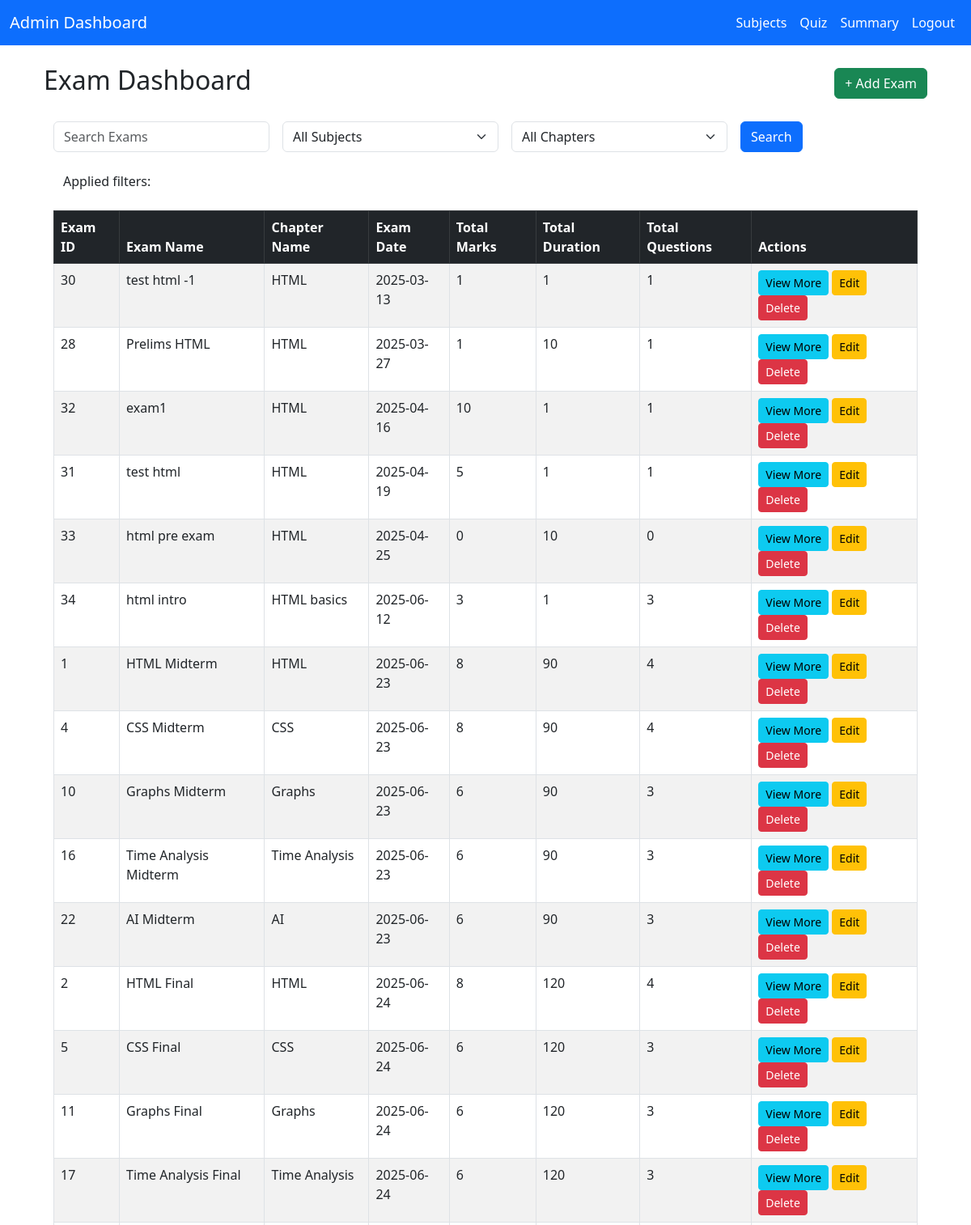
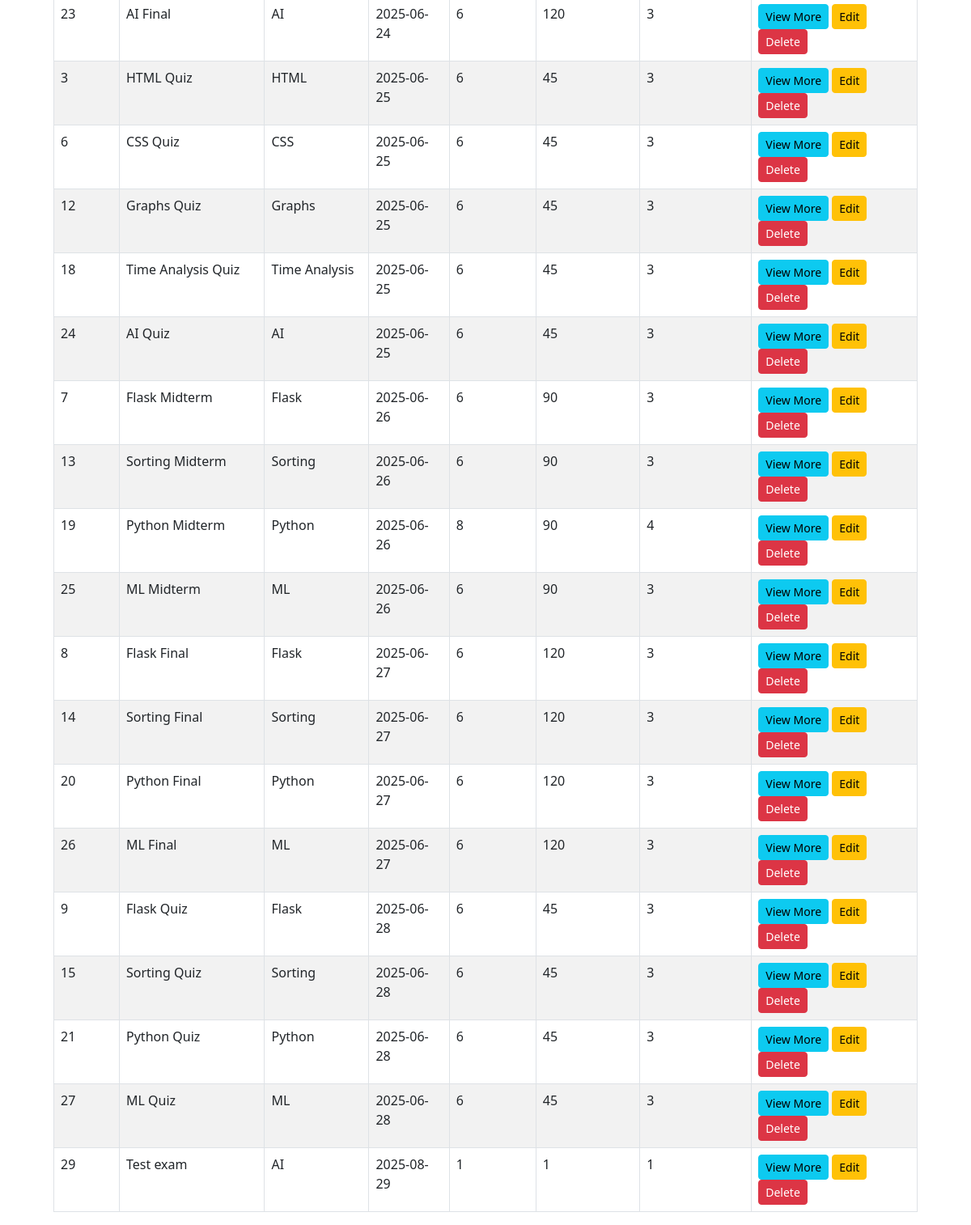
Screenshot of /admin/exam/dashboard with the database file from the repository (2 pictures, top to bottom).
### app/models.py (models this page shows)
class Exam(db.Model):
    ExamID = db.Column(db.Integer, primary_key=True, autoincrement=True)
    ExamName = db.Column(db.String(100), nullable=False)
    TotalMarks = db.Column(db.Integer, nullable=False)
    TotalQuestions = db.Column(db.Integer, nullable=False)
    TotalDuration = db.Column(db.Integer, nullable=False)
    ExamDate = db.Column(db.DateTime, nullable=False)
    ChapterID = db.Column(db.Integer, db.ForeignKey('chapter.ChapterID', ondelete="CASCADE"), nullable=False)
    questions = db.relationship('Question', backref='exam', lazy=True, cascade="all, delete-orphan")
    attempts = db.relationship('Attempt', backref='exam', lazy=True, cascade="all, delete-orphan")
    chapter = db.relationship('Chapter', backref='exams', lazy=True)

class Chapter(db.Model):
    ChapterID = db.Column(db.Integer, primary_key=True, autoincrement=True)
    SubjectID = db.Column(db.Integer, db.ForeignKey('subject.SubjectID', ondelete="CASCADE"), nullable=False)
    ChapterName = db.Column(db.String(100), nullable=False)
    Description = db.Column(db.String(255), nullable=True, default="Null")

### app/admin/routes.py (the view)
@admin_bp.route('exam/dashboard', methods=['GET','POST'])
def exam_dashboard():
    search_query = request.form.get('search_query', '').strip()
    selected_subject = request.form.get('subject')
    selected_chapter = request.form.get('chapter')
    filters = []
    filtered_chapter = ""
    filtered_subject = ""
    if Subject.query.get(selected_subject):
        filtered_subject = str(Subject.query.get(selected_subject).SubjectName)
    if Chapter.query.get(selected_chapter):
        filtered_chapter = str(Chapter.query.get(selected_chapter).ChapterName)
    filters = [str(search_query),filtered_subject,filtered_chapter]
    print(filters)
    subjects = Subject.query.all()
    chapters = Chapter.query.all()
    query = Exam.query
    if search_query:
        query = query.filter(Exam.ExamName.ilike(f"%{search_query}%"))
    if selected_subject and selected_subject != "All":
        chapter_ids = [chap.ChapterID for chap in Chapter.query.filter_by(SubjectID=selected_subject).all()]
        query = query.filter(Exam.ChapterID.in_(chapter_ids))
    if selected_chapter and selected_chapter != "All":
        query = query.filter(Exam.ChapterID == selected_chapter)
    exams = query.order_by(Exam.ExamDate.asc()).all()
    return render_template('admin/exam_dashboard.html', exams=exams, subjects=subjects, chapters=chapters , filters = filters)

### app/templates/admin/exam_dashboard.html (shortened to what this page needs)
{% extends "base.html" %}
{% block navbar %}
  {% include "admin/navbar.html" %}
{% endblock %}
{% block content %}
<div class="container mt-4">
  <div class="d-flex justify-content-between align-items-center mb-3">
    <h2>Exam Dashboard</h2>
    <a href="{{ url_for('admin.exam_add',confirmed = False) }}" class="btn btn-success">+ Add Exam</a>
  </div>
  <div class="container mt-4">
    <form method="POST" class="d-flex flex-wrap gap-3 align-items-center">
      <input type="text" name="search_query" class="form-control w-25" placeholder="Search Exams">
      <select name="subject" class="form-select w-25">
        <option value="All">All Subjects</option>
      </select>
      <select name="chapter" class="form-select w-25">
        <option value="All">All Chapters</option>
      </select>
      <button type="submit" class="btn btn-primary">Search</button>
    </form>
    <div class="container mt-4">
        Applied filters:
    </div>
  </div>
  <div class="container mt-4">
    <div class="table-responsive">
      <table class="table table-striped table-bordered">
        <thead class="table-dark">
          <tr>
            <th>Exam ID</th>
            <th>Exam Name</th>
            <th>Chapter Name</th>
            <th>Exam Date</th>
            <th>Total Marks</th>
            <th>Total Duration</th>
            <th>Total Questions</th>
            <th>Actions</th>
          </tr>
        </thead>
        <tbody>
          {% for exam in exams %}
          <tr>
            <td>{{ exam.ExamID }}</td>
            <td>{{ exam.ExamName }}</td>
            <td>{{ exam.chapter.ChapterName }}</td>
            <td>
                {{ exam.ExamDate.strftime("%Y-%m-%d") }}
            </td>
            <td>{{ exam.TotalMarks }}</td>
            <td>{{ exam.TotalDuration }}</td>
            <td>{{ exam.TotalQuestions }}</td>
            <td>
              <a href="{{url_for('admin.exam_view', exam_id = exam.ExamID)}}" class="btn btn-info btn-sm">View More</a>
              <a href="{{url_for('admin.exam_edit', exam_id = exam.ExamID)}}" class="btn btn-warning btn-sm">Edit</a>
              <form action="{{url_for('admin.exam_delete', exam_id = exam.ExamID)}}" method="POST" style="display:inline;">
                <button type="submit" class="btn btn-danger btn-sm"
                        onclick="return confirm('Are you sure you want to delete this chapter?');">
                  Delete
                </button>
              </form>
            </td>
          </tr>
          {% endfor %}
        </tbody>
      </table>
    </div>
  </div>
  </div>
{% endblock %}

### rows the page displays
Exam: ExamID "30", ExamName "test html -1", chapter.ChapterName "HTML", ExamDate "2025-03-13", TotalMarks "1", TotalDuration "1", TotalQuestions "1"
Exam: ExamID "28", ExamName "Prelims HTML", chapter.ChapterName "HTML", ExamDate "2025-03-27", TotalMarks "1", TotalDuration "10", TotalQuestions "1"
Exam: ExamID "32", ExamName "exam1", chapter.ChapterName "HTML", ExamDate "2025-04-16", TotalMarks "10", TotalDuration "1", TotalQuestions "1"
Exam: ExamID "31", ExamName "test html", chapter.ChapterName "HTML", ExamDate "2025-04-19", TotalMarks "5", TotalDuration "1", TotalQuestions "1"
Exam: ExamID "33", ExamName "html pre exam", chapter.ChapterName "HTML", ExamDate "2025-04-25", TotalMarks "0", TotalDuration "10", TotalQuestions "0"
Exam: ExamID "34", ExamName "html intro", chapter.ChapterName "HTML basics", ExamDate "2025-06-12", TotalMarks "3", TotalDuration "1", TotalQuestions "3"
Exam: ExamID "1", ExamName "HTML Midterm", chapter.ChapterName "HTML", ExamDate "2025-06-23", TotalMarks "8", TotalDuration "90", TotalQuestions "4"
Exam: ExamID "4", ExamName "CSS Midterm", chapter.ChapterName "CSS", ExamDate "2025-06-23", TotalMarks "8", TotalDuration "90", TotalQuestions "4"
Exam: ExamID "10", ExamName "Graphs Midterm", chapter.ChapterName "Graphs", ExamDate "2025-06-23", TotalMarks "6", TotalDuration "90", TotalQuestions "3"
Exam: ExamID "16", ExamName "Time Analysis Midterm", chapter.ChapterName "Time Analysis", ExamDate "2025-06-23", TotalMarks "6", TotalDuration "90", TotalQuestions "3"
Exam: ExamID "22", ExamName "AI Midterm", chapter.ChapterName "AI", ExamDate "2025-06-23", TotalMarks "6", TotalDuration "90", TotalQuestions "3"
Exam: ExamID "2", ExamName "HTML Final", chapter.ChapterName "HTML", ExamDate "2025-06-24", TotalMarks "8", TotalDuration "120", TotalQuestions "4"
Exam: ExamID "5", ExamName "CSS Final", chapter.ChapterName "CSS", ExamDate "2025-06-24", TotalMarks "6", TotalDuration "120", TotalQuestions "3"
Exam: ExamID "11", ExamName "Graphs Final", chapter.ChapterName "Graphs", ExamDate "2025-06-24", TotalMarks "6", TotalDuration "120", TotalQuestions "3"
Exam: ExamID "17", ExamName "Time Analysis Final", chapter.ChapterName "Time Analysis", ExamDate "2025-06-24", TotalMarks "6", TotalDuration "120", TotalQuestions "3"
Exam: ExamID "23", ExamName "AI Final", chapter.ChapterName "AI", ExamDate "2025-06-24", TotalMarks "6", TotalDuration "120", TotalQuestions "3"
Exam: ExamID "3", ExamName "HTML Quiz", chapter.ChapterName "HTML", ExamDate "2025-06-25", TotalMarks "6", TotalDuration "45", TotalQuestions "3"
Exam: ExamID "6", ExamName "CSS Quiz", chapter.ChapterName "CSS", ExamDate "2025-06-25", TotalMarks "6", TotalDuration "45", TotalQuestions "3"
Exam: ExamID "12", ExamName "Graphs Quiz", chapter.ChapterName "Graphs", ExamDate "2025-06-25", TotalMarks "6", TotalDuration "45", TotalQuestions "3"
Exam: ExamID "18", ExamName "Time Analysis Quiz", chapter.ChapterName "Time Analysis", ExamDate "2025-06-25", TotalMarks "6", TotalDuration "45", TotalQuestions "3"
Exam: ExamID "24", ExamName "AI Quiz", chapter.ChapterName "AI", ExamDate "2025-06-25", TotalMarks "6", TotalDuration "45", TotalQuestions "3"
Exam: ExamID "7", ExamName "Flask Midterm", chapter.ChapterName "Flask", ExamDate "2025-06-26", TotalMarks "6", TotalDuration "90", TotalQuestions "3"
Exam: ExamID "13", ExamName "Sorting Midterm", chapter.ChapterName "Sorting", ExamDate "2025-06-26", TotalMarks "6", TotalDuration "90", TotalQuestions "3"
Exam: ExamID "19", ExamName "Python Midterm", chapter.ChapterName "Python", ExamDate "2025-06-26", TotalMarks "8", TotalDuration "90", TotalQuestions "4"
Exam: ExamID "25", ExamName "ML Midterm", chapter.ChapterName "ML", ExamDate "2025-06-26", TotalMarks "6", TotalDuration "90", TotalQuestions "3"
Exam: ExamID "8", ExamName "Flask Final", chapter.ChapterName "Flask", ExamDate "2025-06-27", TotalMarks "6", TotalDuration "120", TotalQuestions "3"
Exam: ExamID "14", ExamName "Sorting Final", chapter.ChapterName "Sorting", ExamDate "2025-06-27", TotalMarks "6", TotalDuration "120", TotalQuestions "3"
Exam: ExamID "20", ExamName "Python Final", chapter.ChapterName "Python", ExamDate "2025-06-27", TotalMarks "6", TotalDuration "120", TotalQuestions "3"
Exam: ExamID "26", ExamName "ML Final", chapter.ChapterName "ML", ExamDate "2025-06-27", TotalMarks "6", TotalDuration "120", TotalQuestions "3"
Exam: ExamID "9", ExamName "Flask Quiz", chapter.ChapterName "Flask", ExamDate "2025-06-28", TotalMarks "6", TotalDuration "45", TotalQuestions "3"
Exam: ExamID "15", ExamName "Sorting Quiz", chapter.ChapterName "Sorting", ExamDate "2025-06-28", TotalMarks "6", TotalDuration "45", TotalQuestions "3"
Exam: ExamID "21", ExamName "Python Quiz", chapter.ChapterName "Python", ExamDate "2025-06-28", TotalMarks "6", TotalDuration "45", TotalQuestions "3"
Exam: ExamID "27", ExamName "ML Quiz", chapter.ChapterName "ML", ExamDate "2025-06-28", TotalMarks "6", TotalDuration "45", TotalQuestions "3"
Exam: ExamID "29", ExamName "Test exam", chapter.ChapterName "AI", ExamDate "2025-08-29", TotalMarks "1", TotalDuration "1", TotalQuestions "1"
